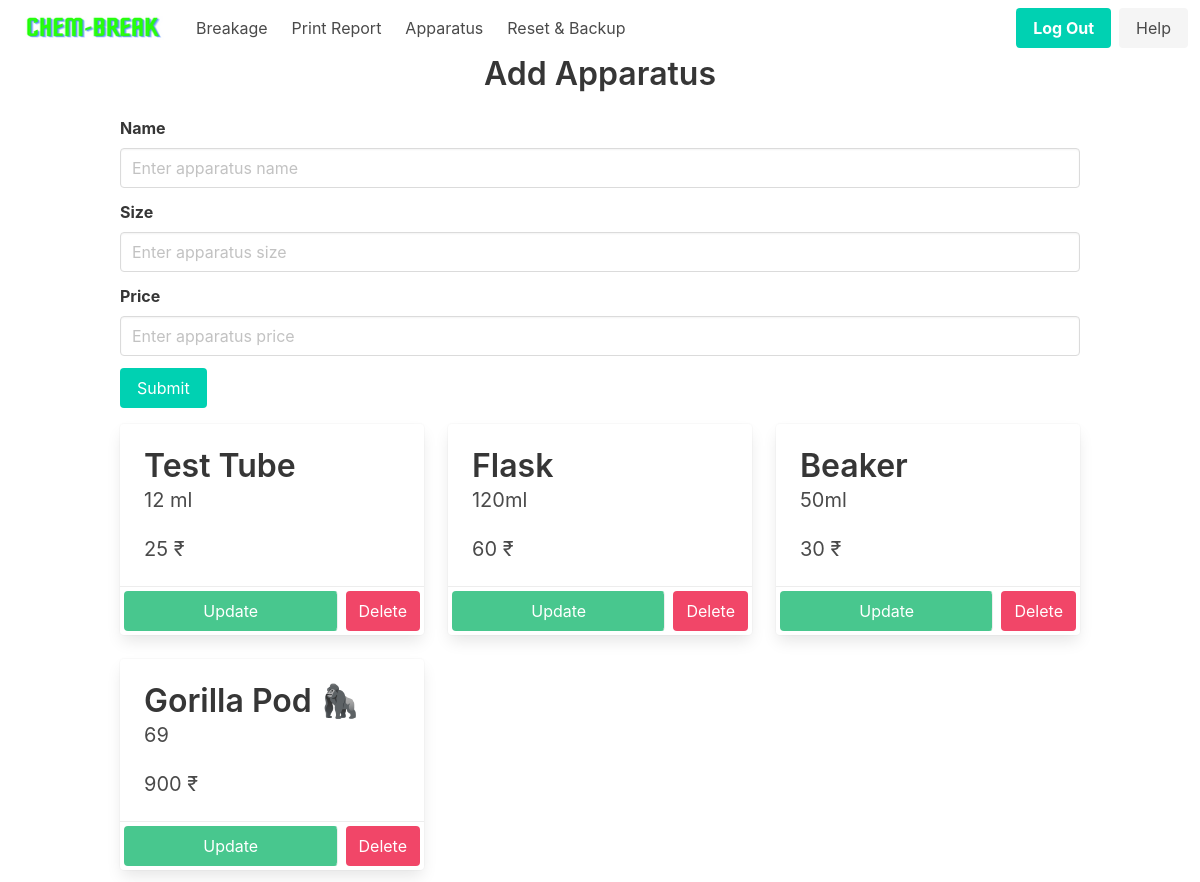
The app's page /home/apparatus (signed in), older data.
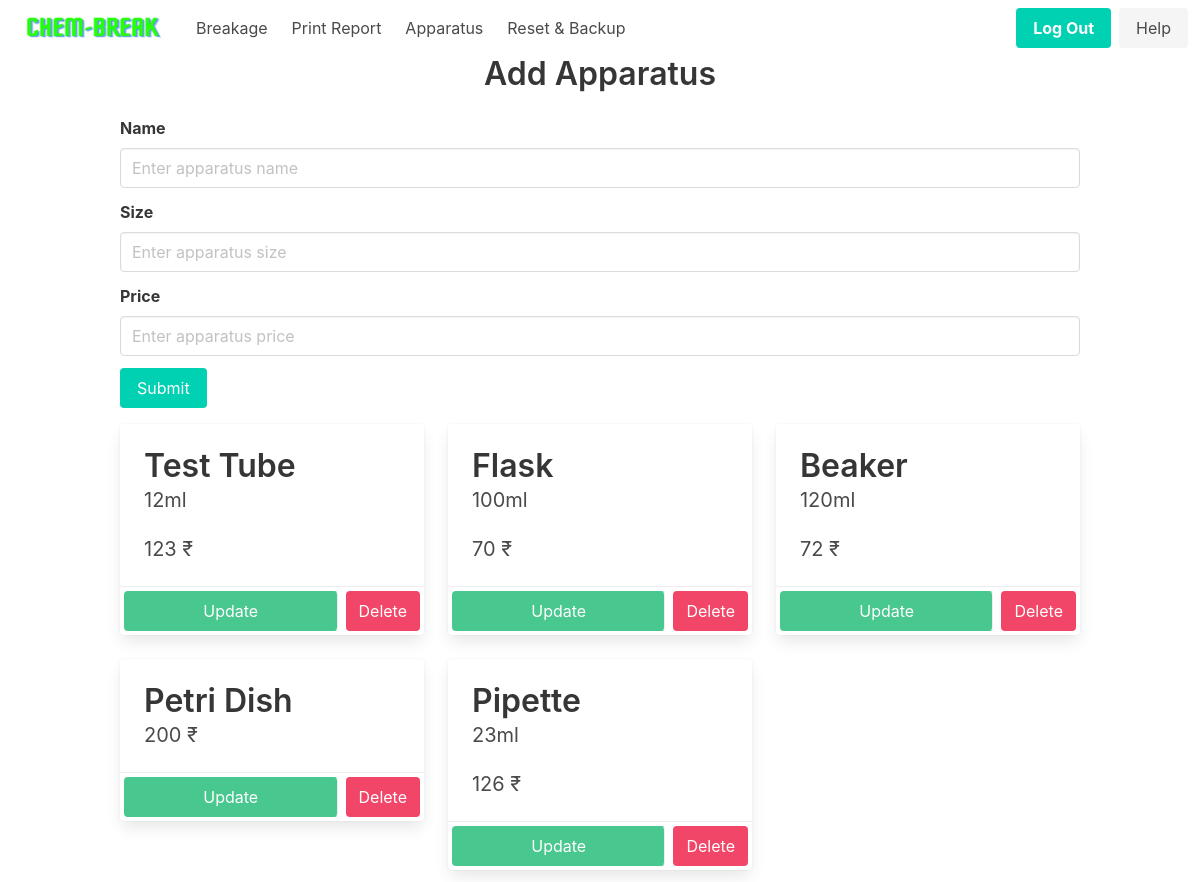
The same page, newer data.
### app/models.py (models this page shows, shortened)
class Apparatus(db.Model):
    __tablename__ = "apparatus"
    id = db.Column(db.Integer, primary_key=True)
    name = db.Column(db.String(100), nullable=False)
    size = db.Column(db.String(100), nullable=False)
    price = db.Column(db.Integer, nullable=False)
    apparatus = db.relationship(
        'Breakage', backref='breakage', lazy=True, cascade='all, delete-orphan')

### app/routes.py (the view)
@main.route('/home/apparatus')
@login_required
def apparatus():
    return render_template('apparatus.html', apparatuses=Apparatus.query.all())

### app/__init__.py (called while the page is built)
def create_app(config=None):
    app = Flask(__name__)
    if config:
        app.config.from_object(config)
    db.init_app(app)
    login_manager = LoginManager()
    login_manager.login_view = 'auth.login'
    login_manager.init_app(app)
    with app.app_context():
        from app.models import User, Breakage, Student, Apparatus, Record, Bank
        db.create_all()
    migrate.init_app(app, db)
    from app.models import User
    @login_manager.user_loader
    def load_user(user_id):
        return User.query.get(int(user_id))
    from .auth import auth as auth_blueprint
    app.register_blueprint(auth_blueprint)
    from .routes import main as main_blueprint
    app.register_blueprint(main_blueprint)
    return app

### app/templates/apparatus.html (shortened to what this page needs)
{% extends 'nav_base.html' %}
{% block content %}
<div class="container is-max-desktop">
    <h1 class="title has-text-centered">Add Apparatus</h1>
    <form method="post">
        <div class="field">
            <label class="label">Name</label>
            <div class="control">
                <input class="input" type="text" placeholder="Enter apparatus name" name="name" required>
            </div>
        </div>
        <div class="field">
            <label class="label">Size</label>
            <div class="control">
                <input class="input" type="text" placeholder="Enter apparatus size" name="size">
            </div>
        </div>
        <div class="field">
            <label class="label">Price</label>
            <div class="control">
                <input class="input" type="number" placeholder="Enter apparatus price" name="price" min="0" required>
            </div>
        </div>
        <div class="field">
            <div class="control">
                <button class="button is-primary" type="submit">Submit</button>
            </div>
        </div>
    </form>
</div>
<div class="container mt-4">
    <div class="columns is-multiline">
        {% for apparatus in apparatuses %}
        <div class="column is-one-third">
            <div class="card apparatus">
                <div class="card-content">
                    <p class="title">{{ apparatus.name }}</p>
                    <p class="subtitle">{{ apparatus.size }}</p>
                    <p class="subtitle">{{ apparatus.price }} ₹</p>
                </div>
                <footer class="card-footer">
                    <a href="{{ url_for('main.update_apparatus', id = apparatus.id) }}" class="card-footer-item button is-success m-1">Update</a>
                    <form action="{{ url_for('main.delete_apparatus', id=apparatus.id) }}" method="POST">
                        <button type="submit" class="card-footer-item button is-danger m-1">Delete</button>
                    </form>
                </footer>
            </div>
        </div>
        {% endfor %}
    </div>
</div>
{% endblock %}

### app/templates/nav_base.html (shortened to what this page needs)
<!DOCTYPE html>
<html lang="en">
<head>
    <link rel="stylesheet" href="{{ url_for('static', filename='css/bulma.min.css')}}">
    <link rel="stylesheet" href="{{ url_for('static', filename='css/all.css')}}">
</head>
<body>
    <nav class="navbar no-print" role="navigation" aria-label="main navigation">
        <div class="navbar-brand">
            <a class="navbar-item" href="{{ url_for('main.home') }}">
                <img src="{{ url_for('static', filename='logo-home.png')}}">
            </a>
        </div>
        <div id="navbarBasicExample" class="navbar-menu">
            <div class="navbar-start">
                <a class="navbar-item" href="{{ url_for('main.breakage') }}">
                    Breakage
                </a>
                <a class="navbar-item" href="{{ url_for('main.report')}}">
                    Print Report
                </a>
                <a class="navbar-item" href="{{ url_for('main.apparatus') }}">
                    Apparatus
                </a>
                <a class="navbar-item" href="{{ url_for('main.reset_and_bakup') }}">
                    Reset & Backup
                </a>
            </div>
            <div class="navbar-end">
                <div class="navbar-item">
                    <div class="buttons">
                        <a class="button is-primary" href="{{ url_for('auth.logout')}}">
                            <strong>Log Out</strong>
                        </a>
                        <a class="button is-light" href="{{ url_for('main.help') }}">
                            Help
                        </a>
                    </div>
                </div>
            </div>
        </div>
    </nav>
    {% block content %}
    {% endblock %}
</body>
</html>

### app/templates/nav_base.html (style rules this page uses)
.navbar-brand a img { width: 10rem; height: 10rem; }

Row changes from the older to the newer data that the page shows:
changed Apparatus "Test Tube": size "12 ml" → "12ml"; price "25" → "123"
changed Apparatus "Flask": size "120ml" → "100ml"; price "60" → "70"
changed Apparatus "Beaker": size "50ml" → "120ml"; price "30" → "72"
changed Apparatus: name "Gorilla Pod 🦍" → "Petri Dish"; price "900" → "200"; size "69" → (not shown)
added Apparatus: name "Pipette", size "23ml", price "126"
